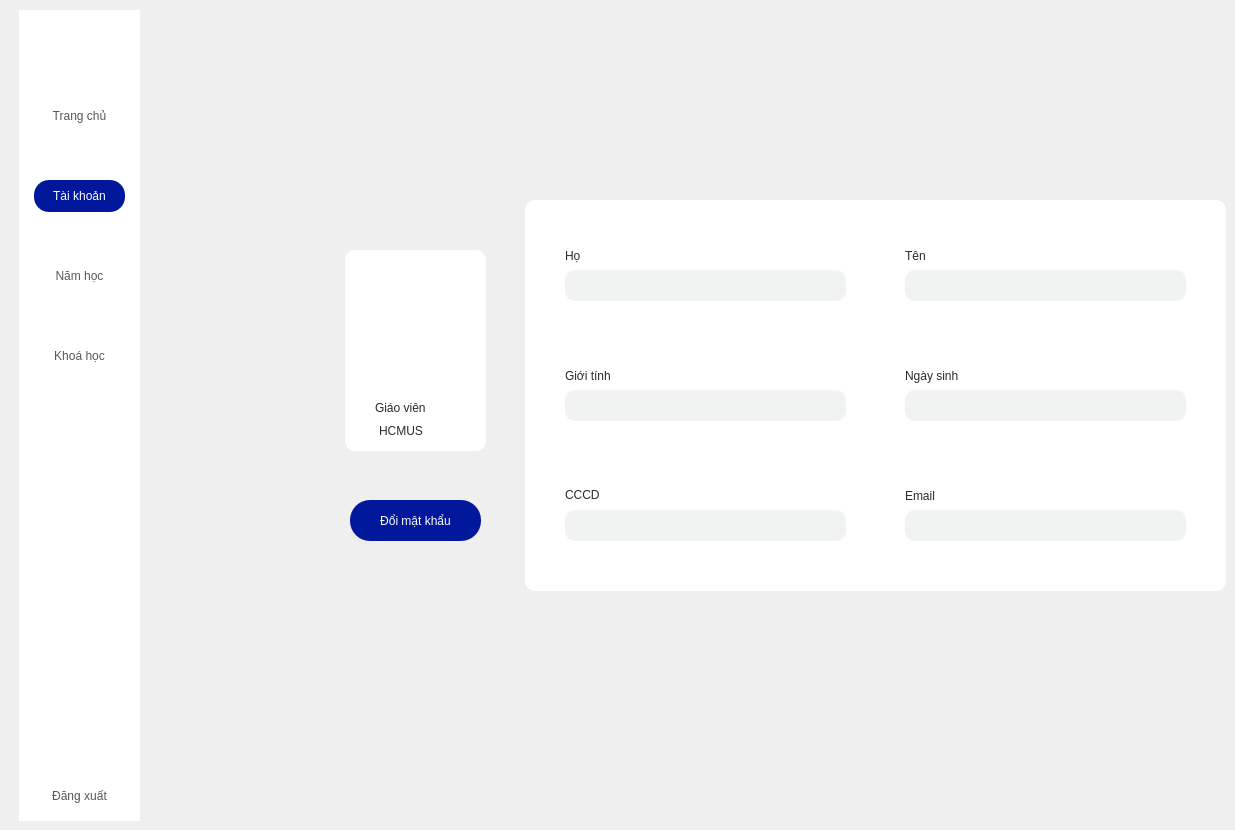
      <widget class="QWidget" name="page_3">
       <widget class="QWidget" name="widget_3" native="true">
        <property name="geometry">
         <rect>
          <x>19</x>
          <y>10</y>
          <width>121</width>
          <height>811</height>
         </rect>
        </property>
        <property name="styleSheet">
         <string notr="true">background-color: rgb(255, 255, 255);</string>
        </property>
        <widget class="QPushButton" name="schoolYear_2">
         <property name="geometry">
          <rect>
           <x>19</x>
           <y>170</y>
           <width>91</width>
           <height>32</height>
          </rect>
         </property>
         <property name="styleSheet">
          <string notr="true">QPushButton{
border:none;
color: rgba(0, 0, 0, 168);
font: 600 13pt &quot;Lora SemiBold&quot;;
}
QPushButton:Hover
{
background-color: rgb(1, 24, 156);
border:none;
color: rgb(255, 255, 255);
font: 600 13pt &quot;Lora SemiBold&quot;;
border-radius: 15px;
}
QPushButton:Pressed
{
border:none;
color: rgba(0, 0, 0, 168);
font: 600 13pt &quot;Lora SemiBold&quot;;
}</string>
         </property>
         <property name="text">
          <string>Năm học</string>
         </property>
        </widget>
        <widget class="QPushButton" name="account_2">
         <property name="geometry">
          <rect>
           <x>15</x>
           <y>170</y>
           <width>91</width>
           <height>32</height>
          </rect>
         </property>
         <property name="styleSheet">
          <string notr="true">QPushButton{
background-color: rgb(1, 24, 156);
border:none;
color: rgb(255, 255, 255);
font: 300 13.5pt &quot;Josefin Sans SemiBold&quot;;
border-radius: 15px;
}</string>
         </property>
         <property name="text">
          <string>Tài khoản</string>
         </property>
        </widget>
        <widget class="QPushButton" name="course_5">
         <property name="geometry">
          <rect>
           <x>15</x>
           <y>330</y>
           <width>91</width>
           <height>32</height>
          </rect>
         </property>
         <property name="styleSheet">
          <string notr="true">QPushButton{
border:none;
color: rgba(0, 0, 0, 168);
font: 300 13pt &quot;Josefin Sans Medium&quot;;
}
QPushButton:Hover
{
background-color: rgb(1, 24, 156);
border:none;
color: rgb(255, 255, 255);
font: 300 13pt &quot;Josefin Sans SemiBold&quot;;
border-radius: 15px;
}
QPushButton:Pressed
{
border:none;
color: rgba(0, 0, 0, 168);
font: 300 13pt &quot;Josefin Sans SemiBold&quot;;
}</string>
         </property>
         <property name="text">
          <string>Khoá học</string>
         </property>
        </widget>
        <widget class="QPushButton" name="logOut_8">
         <property name="geometry">
          <rect>
           <x>15</x>
           <y>770</y>
           <width>91</width>
           <height>32</height>
          </rect>
         </property>
         <property name="styleSheet">
          <string notr="true">QPushButton{
	border:none;
	color: rgba(0, 0, 0, 168);
	font: 700 13pt &quot;Arial&quot;;
}
QPushButton:Hover
{
	border:none;
	color:rgb(255, 255, 255);
	background-color: rgb(0, 89, 255);
	border-radius:5px;
	font: 700 13pt &quot;Arial&quot;;
}</string>
         </property>
         <property name="text">
          <string>Đăng xuất</string>
         </property>
        </widget>
        <widget class="QPushButton" name="schoolYear_20">
         <property name="geometry">
          <rect>
           <x>15</x>
           <y>250</y>
           <width>91</width>
           <height>32</height>
          </rect>
         </property>
         <property name="styleSheet">
          <string notr="true">QPushButton{
border:none;
color: rgba(0, 0, 0, 168);
font: 300 13pt &quot;Josefin Sans Medium&quot;;
}
QPushButton:Hover
{
background-color: rgb(1, 24, 156);
border:none;
color: rgb(255, 255, 255);
font: 300 13pt &quot;Josefin Sans SemiBold&quot;;
border-radius: 15px;
}
QPushButton:Pressed
{
border:none;
color: rgba(0, 0, 0, 168);
font: 300 13pt &quot;Josefin Sans SemiBold&quot;;
}</string>
         </property>
         <property name="text">
          <string>Năm học</string>
         </property>
        </widget>
        <widget class="QPushButton" name="home_8">
         <property name="geometry">
          <rect>
           <x>15</x>
           <y>90</y>
           <width>91</width>
           <height>32</height>
          </rect>
         </property>
         <property name="styleSheet">
          <string notr="true">QPushButton{
border:none;
color: rgba(0, 0, 0, 168);
font: 300 13pt &quot;Josefin Sans Medium&quot;;
}
QPushButton:Hover
{
background-color: rgb(1, 24, 156);
border:none;
color: rgb(255, 255, 255);
font: 300 13pt &quot;Josefin Sans SemiBold&quot;;
border-radius: 15px;
}
QPushButton:Pressed
{
border:none;
color: rgba(0, 0, 0, 168);
font: 300 13pt &quot;Josefin Sans SemiBold&quot;;
}</string>
         </property>
         <property name="text">
          <string>Trang chủ</string>
         </property>
        </widget>
        <zorder>logOut_8</zorder>
        <zorder>course_5</zorder>
        <zorder>schoolYear_20</zorder>
        <zorder>home_8</zorder>
        <zorder>schoolYear_2</zorder>
        <zorder>account_2</zorder>
       </widget>
       <widget class="QWidget" name="widget_4" native="true">
        <property name="geometry">
         <rect>
          <x>525</x>
          <y>200</y>
          <width>701</width>
          <height>391</height>
         </rect>
        </property>
        <property name="styleSheet">
         <string notr="true">background-color: rgb(255, 255, 255);
border-radius:10px;</string>
        </property>
        <widget class="QLabel" name="label_4">
         <property name="geometry">
          <rect>
           <x>40</x>
           <y>40</y>
           <width>58</width>
           <height>31</height>
          </rect>
         </property>
         <property name="styleSheet">
          <string notr="true">color: rgb(41, 41, 41);
font: 14pt &quot;Arial&quot;;</string>
         </property>
         <property name="text">
          <string>Họ </string>
         </property>
        </widget>
        <widget class="QLabel" name="label_5">
         <property name="geometry">
          <rect>
           <x>380</x>
           <y>40</y>
           <width>58</width>
           <height>31</height>
          </rect>
         </property>
         <property name="styleSheet">
          <string notr="true">color: rgb(41, 41, 41);
font: 14pt &quot;Arial&quot;;</string>
         </property>
         <property name="text">
          <string>Tên</string>
         </property>
        </widget>
        <widget class="QLabel" name="label_6">
         <property name="geometry">
          <rect>
           <x>40</x>
           <y>160</y>
           <width>91</width>
           <height>31</height>
          </rect>
         </property>
         <property name="styleSheet">
          <string notr="true">color: rgb(41, 41, 41);
font: 14pt &quot;Arial&quot;;</string>
         </property>
         <property name="text">
          <string>Giới tính</string>
         </property>
        </widget>
        <widget class="QLabel" name="label_7">
         <property name="geometry">
          <rect>
           <x>380</x>
           <y>160</y>
           <width>111</width>
           <height>31</height>
          </rect>
         </property>
         <property name="styleSheet">
          <string notr="true">color: rgb(41, 41, 41);
font: 14pt &quot;Arial&quot;;</string>
         </property>
         <property name="text">
          <string>Ngày sinh</string>
         </property>
        </widget>
        <widget class="QLabel" name="label_8">
         <property name="geometry">
          <rect>
           <x>40</x>
           <y>287</y>
           <width>58</width>
           <height>16</height>
          </rect>
         </property>
         <property name="styleSheet">
          <string notr="true">color: rgb(41, 41, 41);
font: 14pt &quot;Arial&quot;;</string>
         </property>
         <property name="text">
          <string>CCCD</string>
         </property>
        </widget>
        <widget class="QLabel" name="label_9">
         <property name="geometry">
          <rect>
           <x>380</x>
           <y>280</y>
           <width>58</width>
           <height>31</height>
          </rect>
         </property>
         <property name="styleSheet">
          <string notr="true">color: rgb(41, 41, 41);
font: 14pt &quot;Arial&quot;;</string>
         </property>
         <property name="text">
          <string>Email</string>
         </property>
        </widget>
        <widget class="QLineEdit" name="firstName">
         <property name="geometry">
          <rect>
           <x>40</x>
           <y>70</y>
           <width>281</width>
           <height>31</height>
          </rect>
         </property>
         <property name="styleSheet">
          <string notr="true">color: rgb(55, 55, 55);
background-color: rgb(241, 243, 243);
</string>
         </property>
        </widget>
        <widget class="QLineEdit" name="gender">
         <property name="geometry">
          <rect>
           <x>40</x>
           <y>190</y>
           <width>281</width>
           <height>31</height>
          </rect>
         </property>
         <property name="styleSheet">
          <string notr="true">color: rgb(55, 55, 55);
background-color: rgb(241, 243, 243);
</string>
         </property>
        </widget>
        <widget class="QLineEdit" name="socialId">
         <property name="geometry">
          <rect>
           <x>40</x>
           <y>310</y>
           <width>281</width>
           <height>31</height>
          </rect>
         </property>
         <property name="styleSheet">
          <string notr="true">color: rgb(55, 55, 55);
background-color: rgb(241, 243, 243);
</string>
         </property>
        </widget>
        <widget class="QLineEdit" name="email">
         <property name="geometry">
          <rect>
           <x>380</x>
           <y>310</y>
           <width>281</width>
           <height>31</height>
          </rect>
         </property>
         <property name="styleSheet">
          <string notr="true">color: rgb(55, 55, 55);
background-color: rgb(241, 243, 243);
</string>
         </property>
        </widget>
        <widget class="QLineEdit" name="dateOfBirth">
         <property name="geometry">
          <rect>
           <x>380</x>
           <y>190</y>
           <width>281</width>
           <height>31</height>
          </rect>
         </property>
         <property name="styleSheet">
          <string notr="true">color: rgb(55, 55, 55);
background-color: rgb(241, 243, 243);
</string>
         </property>
        </widget>
        <widget class="QLineEdit" name="lastName">
         <property name="geometry">
          <rect>
           <x>380</x>
           <y>70</y>
           <width>281</width>
           <height>31</height>
          </rect>
         </property>
         <property name="styleSheet">
          <string notr="true">color: rgb(55, 55, 55);
background-color: rgb(241, 243, 243);
</string>
         </property>
        </widget>
       </widget>
       <widget class="QWidget" name="widget_5" native="true">
        <property name="geometry">
         <rect>
          <x>345</x>
          <y>250</y>
          <width>141</width>
          <height>201</height>
         </rect>
        </property>
        <property name="styleSheet">
         <string notr="true">background-color: rgb(255, 255, 255);
border-radius:10px;</string>
        </property>
        <widget class="QLabel" name="label_10">
         <property name="geometry">
          <rect>
           <x>30</x>
           <y>150</y>
           <width>81</width>
           <height>16</height>
          </rect>
         </property>
         <property name="styleSheet">
          <string notr="true">color: rgb(41, 41, 41);
font: 14pt &quot;Arial&quot;;</string>
         </property>
         <property name="text">
          <string>Giáo viên</string>
         </property>
        </widget>
        <widget class="QLabel" name="label_11">
         <property name="geometry">
          <rect>
           <x>34</x>
           <y>170</y>
           <width>71</width>
           <height>21</height>
          </rect>
         </property>
         <property name="styleSheet">
          <string notr="true">color: rgb(41, 41, 41);
font: 14pt &quot;Arial&quot;;</string>
         </property>
         <property name="text">
          <string>HCMUS</string>
         </property>
        </widget>
        <widget class="QLineEdit" name="username_2">
         <property name="geometry">
          <rect>
           <x>20</x>
           <y>70</y>
           <width>81</width>
           <height>21</height>
          </rect>
         </property>
         <property name="styleSheet">
          <string notr="true">color: rgb(0, 0, 0);
font: 700 16pt &quot;Arial&quot;;
border:none;</string>
         </property>
        </widget>
       </widget>
       <widget class="QPushButton" name="pushButton">
        <property name="geometry">
         <rect>
          <x>350</x>
          <y>500</y>
          <width>131</width>
          <height>41</height>
         </rect>
        </property>
        <property name="styleSheet">
         <string notr="true">QPushButton
{
boder:none;
color: rgb(255, 255, 255);
font: 300 13pt &quot;Lora&quot;;
background-color: rgb(1, 24, 156);
border-radius: 20px;
}
QPushButton:Hover
{
boder:none;
color: rgb(0, 0, 0);
font: 600 13pt &quot;Lora SemiBold&quot;;
background-color: qlineargradient(spread:pad, x1:0, y1:0, x2:0.613022, y2:1, stop:0.171271 rgba(148, 191, 255, 255), stop:0.618785 rgba(199, 221, 255, 255), stop:1 rgba(255, 255, 255, 255));
border-radius: 20px;
}
QPushButton:Pressed
{
boder: 5px solid;
background-color:rgb(255, 255, 255);
border-radius: 20px;
color:black;
}
</string>
        </property>
        <property name="text">
         <string>Đổi mật khẩu</string>
        </property>
       </widget>
      </widget>
